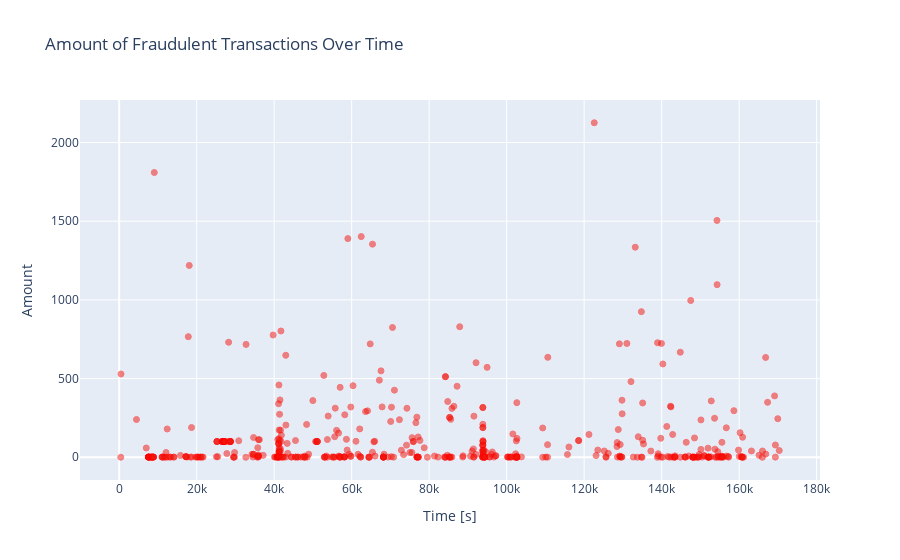

Write notebook code for a chart like this one.
### Code cell
import matplotlib.pyplot as plt
import seaborn as sns
import plotly.graph_objs as go
from plotly.offline import iplot
import pandas as pd
import numpy as np

# Seaborn style
sns.set_style("whitegrid")

# Define plotting function to avoid repetition
def dual_lineplot(df, column, title, ylabel):
    fig, (ax1, ax2) = plt.subplots(ncols=2, figsize=(18, 6))
    sns.lineplot(ax=ax1, x="Hour", y=column, data=df[df["Class"] == 0])
    sns.lineplot(ax=ax2, x="Hour", y=column, data=df[df["Class"] == 1], color="red")
    ax1.set_title("Non-Fraudulent")
    ax2.set_title("Fraudulent")
    ax1.set_ylabel(ylabel)
    ax2.set_ylabel(ylabel)
    ax1.set_xlabel("Hour of Day")
    ax2.set_xlabel("Hour of Day")
    plt.suptitle(title)
    plt.tight_layout(rect=[0, 0.03, 1, 0.95])
    plt.show()

# 1. Total number of transactions per hour
dual_lineplot(grouped_df, column="Transactions", title="Total Number of Transactions", ylabel="Transactions")

# 2. Average amount per transaction per hour
dual_lineplot(grouped_df, column="Mean", title="Average Amount of Transactions", ylabel="Average Amount")

# 3. Maximum amount per transaction per hour
dual_lineplot(grouped_df, column="Max", title="Maximum Amount of Transactions", ylabel="Max Amount")

# 4. Median amount per transaction per hour
dual_lineplot(grouped_df, column="Median", title="Median Amount of Transactions", ylabel="Median Amount")

# 5. Minimum amount per transaction per hour
dual_lineplot(grouped_df, column="Min", title="Minimum Amount of Transactions", ylabel="Min Amount")

# 6. Boxplot of transaction amounts for each class
fig, (ax1, ax2) = plt.subplots(ncols=2, figsize=(12, 6))
sns.boxplot(ax=ax1, x="Class", y="Amount", hue="Class", data=data_df, palette="PRGn", showfliers=True)
ax1.set_title("With Outliers")
sns.boxplot(ax=ax2, x="Class", y="Amount", hue="Class", data=data_df, palette="PRGn", showfliers=False)
ax2.set_title("Without Outliers")
plt.suptitle("Boxplot of Transaction Amounts by Class")
plt.tight_layout(rect=[0, 0.03, 1, 0.95])
plt.show()

# 7. Summary statistics for Class 0 and Class 1
tmp = data_df[['Amount', 'Class']].copy()
class_0 = tmp[tmp['Class'] == 0]['Amount']
class_1 = tmp[tmp['Class'] == 1]['Amount']

print("Summary statistics for Class 0 (Non-Fraud):")
print(class_0.describe())

print("\nSummary statistics for Class 1 (Fraud):")
print(class_1.describe())

# 8. Scatter plot of fraudulent transactions (Plotly)
fraud = data_df[data_df['Class'] == 1]

trace = go.Scatter(
    x=fraud['Time'],
    y=fraud['Amount'],
    mode='markers',
    name='Amount',
    marker=dict(
        color='rgb(238,23,11)',
        line=dict(color='red', width=1),
        opacity=0.5
    ),
    text=fraud['Amount']
)

layout = dict(
    title='Amount of Fraudulent Transactions Over Time',
    xaxis=dict(title='Time [s]', showticklabels=True),
    yaxis=dict(title='Amount'),
    hovermode='closest'
)

fig = dict(data=[trace], layout=layout)
iplot(fig, filename='fraud-amount')

### Figure 1 — Plotly figure (JSON) as saved in the notebook; plotly's stock layout.template omitted (floating-point values rounded to 4 significant figures; data arrays with more than 128 entries replaced by an {"elided": "..."} marker saying what was removed)
{"data": [{"marker": {"color": "rgb(238,23,11)", "line": {"color": "red", "width": 1}, "opacity": 0.5}, "mode": "markers", "name": "Amount", "text": {"elided": "492 float values"}, "type": "scatter", "x": {"elided": "492 int values"}, "y": {"elided": "492 float values"}}], "layout": {"hovermode": "closest", "title": {"text": "Amount of Fraudulent Transactions Over Time"}, "xaxis": {"showticklabels": true, "title": {"text": "Time [s]"}}, "yaxis": {"title": {"text": "Amount"}}}}
